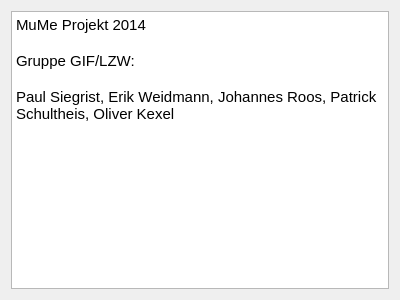
<?xml version="1.0" encoding="UTF-8"?>
<ui version="4.0">
 <class>AboutDialog</class>
 <widget class="QDialog" name="AboutDialog">
  <property name="geometry">
   <rect>
    <x>0</x>
    <y>0</y>
    <width>400</width>
    <height>300</height>
   </rect>
  </property>
  <property name="windowTitle">
   <string>Über</string>
  </property>
  <layout class="QGridLayout" name="gridLayout">
   <item row="0" column="0">
    <widget class="QTextEdit" name="textEdit">
     <property name="html">
      <string>&lt;!DOCTYPE HTML PUBLIC &quot;-//W3C//DTD HTML 4.0//EN&quot; &quot;http://www.w3.org/TR/REC-html40/strict.dtd&quot;&gt;
&lt;html&gt;&lt;head&gt;&lt;meta name=&quot;qrichtext&quot; content=&quot;1&quot; /&gt;&lt;style type=&quot;text/css&quot;&gt;
p, li { white-space: pre-wrap; }
&lt;/style&gt;&lt;/head&gt;&lt;body style=&quot; font-family:'Ubuntu'; font-size:11pt; font-weight:400; font-style:normal;&quot;&gt;
&lt;p style=&quot; margin-top:0px; margin-bottom:0px; margin-left:0px; margin-right:0px; -qt-block-indent:0; text-indent:0px;&quot;&gt;MuMe Projekt 2014&lt;/p&gt;
&lt;p style=&quot;-qt-paragraph-type:empty; margin-top:0px; margin-bottom:0px; margin-left:0px; margin-right:0px; -qt-block-indent:0; text-indent:0px;&quot;&gt;&lt;br /&gt;&lt;/p&gt;
&lt;p style=&quot; margin-top:0px; margin-bottom:0px; margin-left:0px; margin-right:0px; -qt-block-indent:0; text-indent:0px;&quot;&gt;Gruppe GIF/LZW:&lt;/p&gt;
&lt;p style=&quot;-qt-paragraph-type:empty; margin-top:0px; margin-bottom:0px; margin-left:0px; margin-right:0px; -qt-block-indent:0; text-indent:0px;&quot;&gt;&lt;br /&gt;&lt;/p&gt;
&lt;p style=&quot; margin-top:0px; margin-bottom:0px; margin-left:0px; margin-right:0px; -qt-block-indent:0; text-indent:0px;&quot;&gt;Paul Siegrist, Erik Weidmann, Johannes Roos, Patrick Schultheis, Oliver Kexel&lt;/p&gt;
&lt;p style=&quot;-qt-paragraph-type:empty; margin-top:0px; margin-bottom:0px; margin-left:0px; margin-right:0px; -qt-block-indent:0; text-indent:0px;&quot;&gt;&lt;br /&gt;&lt;/p&gt;&lt;/body&gt;&lt;/html&gt;</string>
     </property>
    </widget>
   </item>
  </layout>
 </widget>
 <resources/>
 <connections/>
</ui>
